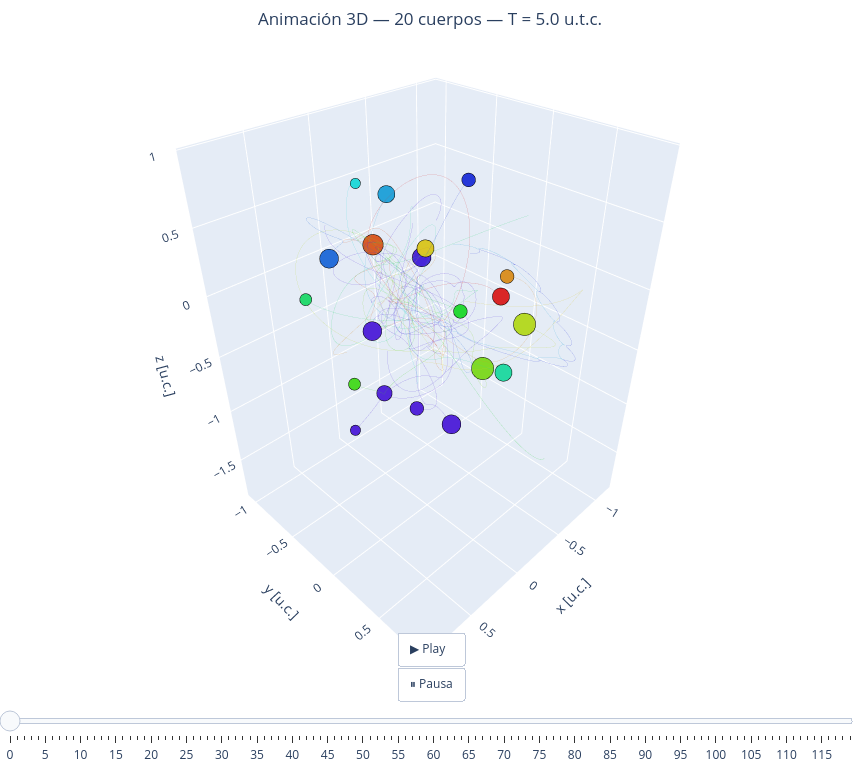

This figure's notebook cell:
### Markdown cell above
## 5. Animación 3D del sistema

### Code cell
import plotly.graph_objects as go

colors_hex = [f'hsl({int(j/N*360)},70%,50%)' for j in range(N)]

# Submuestreo para que la animación sea fluida pero no pesada
n_frames = 120
idx = np.linspace(0, N_snaps - 1, n_frames, dtype=int)

s_markers = [max(4, int(masas[j] * 120 + 4)) for j in range(N)]

# ── Traza base: trayectorias completas (fondo estático) ─────────────────
base_traces = []
for j in range(N):
    base_traces.append(go.Scatter3d(
        x=traj[j, :, 0], y=traj[j, :, 1], z=traj[j, :, 2],
        mode='lines',
        line=dict(color=colors_hex[j], width=1),
        opacity=0.25,
        showlegend=False,
        hoverinfo='skip'
    ))

# Posiciones iniciales de los cuerpos (frame 0)
for j in range(N):
    base_traces.append(go.Scatter3d(
        x=[traj[j, idx[0], 0]],
        y=[traj[j, idx[0], 1]],
        z=[traj[j, idx[0], 2]],
        mode='markers',
        marker=dict(color=colors_hex[j], size=s_markers[j],
                    line=dict(color='black', width=0.5)),
        name=f'Cuerpo {j+1}',
        showlegend=False
    ))

# ── Frames ───────────────────────────────────────────────────────────────
frames = []
for fi, ki in enumerate(idx):
    frame_data = []
    # Las N primeras trazas son trayectorias (no cambian); actualizamos sólo las N de puntos
    for j in range(N):
        frame_data.append(go.Scatter3d(
            x=[traj[j, ki, 0]],
            y=[traj[j, ki, 1]],
            z=[traj[j, ki, 2]],
        ))
    frames.append(go.Frame(
        data=frame_data,
        traces=list(range(N, 2 * N)),   # índices de las trazas de puntos
        name=str(fi)
    ))

# ── Figura ───────────────────────────────────────────────────────────────
fig_anim = go.Figure(data=base_traces, frames=frames)

fig_anim.update_layout(
    title=dict(
        text=f'Animación 3D — {N} cuerpos — T = {T_total} u.t.c.',
        x=0.5
    ),
    scene=dict(
        xaxis_title='x [u.c.]',
        yaxis_title='y [u.c.]',
        zaxis_title='z [u.c.]',
        aspectmode='data'
    ),
    width=860, height=760,
    margin=dict(l=0, r=0, b=0, t=50),
    updatemenus=[dict(
        type='buttons',
        showactive=False,
        y=0.02, x=0.5, xanchor='center',
        buttons=[
            dict(label='▶ Play',
                 method='animate',
                 args=[None, dict(frame=dict(duration=40, redraw=True),
                                  fromcurrent=True, mode='immediate')]),
            dict(label='⏸ Pausa',
                 method='animate',
                 args=[[None], dict(frame=dict(duration=0, redraw=False),
                                    mode='immediate')])
        ]
    )],
    sliders=[dict(
        currentvalue=dict(prefix='Frame: ', visible=True, xanchor='center'),
        pad=dict(t=40),
        steps=[dict(method='animate',
                    args=[[str(fi)], dict(mode='immediate',
                                          frame=dict(duration=0, redraw=True))],
                    label=str(fi))
               for fi in range(n_frames)]
    )]
)

fig_anim.show()

### Figure 1 — Plotly figure (JSON) as saved in the notebook; plotly's stock layout.template omitted (floating-point values rounded to 4 significant figures; data arrays with more than 128 entries replaced by an {"elided": "..."} marker saying what was removed)
{"data": [{"hoverinfo": "skip", "line": {"color": "hsl(0,70%,50%)", "width": 1}, "mode": "lines", "opacity": 0.25, "showlegend": false, "type": "scatter3d", "x": {"elided": "500 float values"}, "y": {"elided": "500 float values"}, "z": {"elided": "500 float values"}}, {"hoverinfo": "skip", "line": {"color": "hsl(18,70%,50%)", "width": 1}, "mode": "lines", "opacity": 0.25, "showlegend": false, "type": "scatter3d", "x": {"elided": "500 float values"}, "y": {"elided": "500 float values"}, "z": {"elided": "500 float values"}}, {"hoverinfo": "skip", "line": {"color": "hsl(36,70%,50%)", "width": 1}, "mode": "lines", "opacity": 0.25, "showlegend": false, "type": "scatter3d", "x": {"elided": "500 float values"}, "y": {"elided": "500 float values"}, "z": {"elided": "500 float values"}}, {"hoverinfo": "skip", "line": {"color": "hsl(54,70%,50%)", "width": 1}, "mode": "lines", "opacity": 0.25, "showlegend": false, "type": "scatter3d", "x": {"elided": "500 float values"}, "y": {"elided": "500 float values"}, "z": {"elided": "500 float values"}}, {"hoverinfo": "skip", "line": {"color": "hsl(72,70%,50%)", "width": 1}, "mode": "lines", "opacity": 0.25, "showlegend": false, "type": "scatter3d", "x": {"elided": "500 float values"}, "y": {"elided": "500 float values"}, "z": {"elided": "500 float values"}}, {"hoverinfo": "skip", "line": {"color": "hsl(90,70%,50%)", "width": 1}, "mode": "lines", "opacity": 0.25, "showlegend": false, "type": "scatter3d", "x": {"elided": "500 float values"}, "y": {"elided": "500 float values"}, "z": {"elided": "500 float values"}}, {"hoverinfo": "skip", "line": {"color": "hsl(108,70%,50%)", "width": 1}, "mode": "lines", "opacity": 0.25, "showlegend": false, "type": "scatter3d", "x": {"elided": "500 float values"}, "y": {"elided": "500 float values"}, "z": {"elided": "500 float values"}}, {"hoverinfo": "skip", "line": {"color": "hsl(125,70%,50%)", "width": 1}, "mode": "lines", "opacity": 0.25, "showlegend": false, "type": "scatter3d", "x": {"elided": "500 float values"}, "y": {"elided": "500 float values"}, "z": {"elided": "500 float values"}}, {"hoverinfo": "skip", "line": {"color": "hsl(144,70%,50%)", "width": 1}, "mode": "lines", "opacity": 0.25, "showlegend": false, "type": "scatter3d", "x": {"elided": "500 float values"}, "y": {"elided": "500 float values"}, "z": {"elided": "500 float values"}}, {"hoverinfo": "skip", "line": {"color": "hsl(162,70%,50%)", "width": 1}, "mode": "lines", "opacity": 0.25, "showlegend": false, "type": "scatter3d", "x": {"elided": "500 float values"}, "y": {"elided": "500 float values"}, "z": {"elided": "500 float values"}}, {"hoverinfo": "skip", "line": {"color": "hsl(180,70%,50%)", "width": 1}, "mode": "lines", "opacity": 0.25, "showlegend": false, "type": "scatter3d", "x": {"elided": "500 float values"}, "y": {"elided": "500 float values"}, "z": {"elided": "500 float values"}}, {"hoverinfo": "skip", "line": {"color": "hsl(198,70%,50%)", "width": 1}, "mode": "lines", "opacity": 0.25, "showlegend": false, "type": "scatter3d", "x": {"elided": "500 float values"}, "y": {"elided": "500 float values"}, "z": {"elided": "500 float values"}}, {"hoverinfo": "skip", "line": {"color": "hsl(216,70%,50%)", "width": 1}, "mode": "lines", "opacity": 0.25, "showlegend": false, "type": "scatter3d", "x": {"elided": "500 float values"}, "y": {"elided": "500 float values"}, "z": {"elided": "500 float values"}}, {"hoverinfo": "skip", "line": {"color": "hsl(234,70%,50%)", "width": 1}, "mode": "lines", "opacity": 0.25, "showlegend": false, "type": "scatter3d", "x": {"elided": "500 float values"}, "y": {"elided": "500 float values"}, "z": {"elided": "500 float values"}}, {"hoverinfo": "skip", "line": {"color": "hsl(251,70%,50%)", "width": 1}, "mode": "lines", "opacity": 0.25, "showlegend": false, "type": "scatter3d", "x": {"elided": "500 float values"}, "y": {"elided": "500 float values"}, "z": {"elided": "500 float values"}}, {"hoverinfo": "skip", "line": {"color": "hsl(270,70%,50%)", "width": 1}, "mode": "lines", "opacity": 0.25, "showlegend": false, "type": "scatter3d", "x": {"elided": "500 float values"}, "y": {"elided": "500 float values"}, "z": {"elided": "500 float values"}}, {"hoverinfo": "skip", "line": {"color": "hsl(288,70%,50%)", "width": 1}, "mode": "lines", "opacity": 0.25, "showlegend": false, "type": "scatter3d", "x": {"elided": "500 float values"}, "y": {"elided": "500 float values"}, "z": {"elided": "500 float values"}}, {"hoverinfo": "skip", "line": {"color": "hsl(306,70%,50%)", "width": 1}, "mode": "lines", "opacity": 0.25, "showlegend": false, "type": "scatter3d", "x": {"elided": "500 float values"}, "y": {"elided": "500 float values"}, "z": {"elided": "500 float values"}}, {"hoverinfo": "skip", "line": {"color": "hsl(324,70%,50%)", "width": 1}, "mode": "lines", "opacity": 0.25, "showlegend": false, "type": "scatter3d", "x": {"elided": "500 float values"}, "y": {"elided": "500 float values"}, "z": {"elided": "500 float values"}}, {"hoverinfo": "skip", "line": {"color": "hsl(342,70%,50%)", "width": 1}, "mode": "lines", "opacity": 0.25, "showlegend": false, "type": "scatter3d", "x": {"elided": "500 float values"}, "y": {"elided": "500 float values"}, "z": {"elided": "500 float values"}}, {"marker": {"color": "hsl(0,70%,50%)", "line": {"color": "black", "width": 0.5}, "size": 10}, "mode": "markers", "name": "Cuerpo 1", "showlegend": false, "type": "scatter3d", "x": [-0.313], "y": [0.3634], "z": [0.08907]}, {"marker": {"color": "hsl(18,70%,50%)", "line": {"color": "black", "width": 0.5}, "size": 12}, "mode": "markers", "name": "Cuerpo 2", "showlegend": false, "type": "scatter3d", "x": [-0.2953], "y": [-0.8659], "z": [0.02122]}, {"marker": {"color": "hsl(36,70%,50%)", "line": {"color": "black", "width": 0.5}, "size": 8}, "mode": "markers", "name": "Cuerpo 3", "showlegend": false, "type": "scatter3d", "x": [-0.2218], "y": [0.4733], "z": [0.3174]}, {"marker": {"color": "hsl(54,70%,50%)", "line": {"color": "black", "width": 0.5}, "size": 10}, "mode": "markers", "name": "Cuerpo 4", "showlegend": false, "type": "scatter3d", "x": [-0.3006], "y": [-0.3135], "z": [0.1908]}, {"marker": {"color": "hsl(72,70%,50%)", "line": {"color": "black", "width": 0.5}, "size": 13}, "mode": "markers", "name": "Cuerpo 5", "showlegend": false, "type": "scatter3d", "x": [-0.2338], "y": [0.6262], "z": [0.03536]}, {"marker": {"color": "hsl(90,70%,50%)", "line": {"color": "black", "width": 0.5}, "size": 13}, "mode": "markers", "name": "Cuerpo 6", "showlegend": false, "type": "scatter3d", "x": [-0.4611], "y": [0.1186], "z": [-0.6976]}, {"marker": {"color": "hsl(108,70%,50%)", "line": {"color": "black", "width": 0.5}, "size": 7}, "mode": "markers", "name": "Cuerpo 7", "showlegend": false, "type": "scatter3d", "x": [0.7543], "y": [0.1534], "z": [-0.15]}, {"marker": {"color": "hsl(125,70%,50%)", "line": {"color": "black", "width": 0.5}, "size": 8}, "mode": "markers", "name": "Cuerpo 8", "showlegend": false, "type": "scatter3d", "x": [0.1644], "y": [0.4482], "z": [0.2284]}, {"marker": {"color": "hsl(144,70%,50%)", "line": {"color": "black", "width": 0.5}, "size": 7}, "mode": "markers", "name": "Cuerpo 9", "showlegend": false, "type": "scatter3d", "x": [0.7824], "y": [-0.2129], "z": [0.2901]}, {"marker": {"color": "hsl(162,70%,50%)", "line": {"color": "black", "width": 0.5}, "size": 10}, "mode": "markers", "name": "Cuerpo 10", "showlegend": false, "type": "scatter3d", "x": [0.2579], "y": [0.8701], "z": [0.05504]}, {"marker": {"color": "hsl(180,70%,50%)", "line": {"color": "black", "width": 0.5}, "size": 6}, "mode": "markers", "name": "Cuerpo 11", "showlegend": false, "type": "scatter3d", "x": [-0.1488], "y": [-0.8449], "z": [0.5507]}, {"marker": {"color": "hsl(198,70%,50%)", "line": {"color": "black", "width": 0.5}, "size": 10}, "mode": "markers", "name": "Cuerpo 12", "showlegend": false, "type": "scatter3d", "x": [-0.272], "y": [-0.6667], "z": [0.4895]}, {"marker": {"color": "hsl(216,70%,50%)", "line": {"color": "black", "width": 0.5}, "size": 11}, "mode": "markers", "name": "Cuerpo 13", "showlegend": false, "type": "scatter3d", "x": [-0.01818], "y": [-1.05], "z": [-0.06088]}, {"marker": {"color": "hsl(234,70%,50%)", "line": {"color": "black", "width": 0.5}, "size": 8}, "mode": "markers", "name": "Cuerpo 14", "showlegend": false, "type": "scatter3d", "x": [-0.3879], "y": [-0.01376], "z": [0.747]}, {"marker": {"color": "hsl(251,70%,50%)", "line": {"color": "black", "width": 0.5}, "size": 11}, "mode": "markers", "name": "Cuerpo 15", "showlegend": false, "type": "scatter3d", "x": [-0.4541], "y": [-0.5094], "z": [-0.01002]}, {"marker": {"color": "hsl(270,70%,50%)", "line": {"color": "black", "width": 0.5}, "size": 11}, "mode": "markers", "name": "Cuerpo 16", "showlegend": false, "type": "scatter3d", "x": [0.5357], "y": [0.08044], "z": [0.09078]}, {"marker": {"color": "hsl(288,70%,50%)", "line": {"color": "black", "width": 0.5}, "size": 6}, "mode": "markers", "name": "Cuerpo 17", "showlegend": false, "type": "scatter3d", "x": [0.848], "y": [0.2506], "z": [-0.3942]}, {"marker": {"color": "hsl(306,70%,50%)", "line": {"color": "black", "width": 0.5}, "size": 11}, "mode": "markers", "name": "Cuerpo 18", "showlegend": false, "type": "scatter3d", "x": [0.3649], "y": [0.5825], "z": [-0.44]}, {"marker": {"color": "hsl(324,70%,50%)", "line": {"color": "black", "width": 0.5}, "size": 8}, "mode": "markers", "name": "Cuerpo 19", "showlegend": false, "type": "scatter3d", "x": [0.52], "y": [0.4401], "z": [-0.306]}, {"marker": {"color": "hsl(342,70%,50%)", "line": {"color": "black", "width": 0.5}, "size": 9}, "mode": "markers", "name": "Cuerpo 20", "showlegend": false, "type": "scatter3d", "x": [0.5946], "y": [0.2343], "z": [-0.2639]}], "layout": {"height": 760, "margin": {"b": 0, "l": 0, "r": 0, "t": 50}, "scene": {"aspectmode": "data", "xaxis": {"title": {"text": "x [u.c.]"}}, "yaxis": {"title": {"text": "y [u.c.]"}}, "zaxis": {"title": {"text": "z [u.c.]"}}}, "sliders": [{"currentvalue": {"prefix": "Frame: ", "visible": true, "xanchor": "center"}, "pad": {"t": 40}, "steps": [{"args": [["0"], {"frame": {"duration": 0, "redraw": true}, "mode": "immediate"}], "label": "0", "method": "animate"}, {"args": [["1"], {"frame": {"duration": 0, "redraw": true}, "mode": "immediate"}], "label": "1", "method": "animate"}, {"args": [["2"], {"frame": {"duration": 0, "redraw": true}, "mode": "immediate"}], "label": "2", "method": "animate"}, {"args": [["3"], {"frame": {"duration": 0, "redraw": true}, "mode": "immediate"}], "label": "3", "method": "animate"}, {"args": [["4"], {"frame": {"duration": 0, "redraw": true}, "mode": "immediate"}], "label": "4", "method": "animate"}, {"args": [["5"], {"frame": {"duration": 0, "redraw": true}, "mode": "immediate"}], "label": "5", "method": "animate"}, {"args": [["6"], {"frame": {"duration": 0, "redraw": true}, "mode": "immediate"}], "label": "6", "method": "animate"}, {"args": [["7"], {"frame": {"duration": 0, "redraw": true}, "mode": "immediate"}], "label": "7", "method": "animate"}, {"args": [["8"], {"frame": {"duration": 0, "redraw": true}, "mode": "immediate"}], "label": "8", "method": "animate"}, {"args": [["9"], {"frame": {"duration": 0, "redraw": true}, "mode": "immediate"}], "label": "9", "method": "animate"}, {"args": [["10"], {"frame": {"duration": 0, "redraw": true}, "mode": "immediate"}], "label": "10", "method": "animate"}, {"args": [["11"], {"frame": {"duration": 0, "redraw": true}, "mode": "immediate"}], "label": "11", "method": "animate"}, {"args": [["12"], {"frame": {"duration": 0, "redraw": true}, "mode": "immediate"}], "label": "12", "method": "animate"}, {"args": [["13"], {"frame": {"duration": 0, "redraw": true}, "mode": "immediate"}], "label": "13", "method": "animate"}, {"args": [["14"], {"frame": {"duration": 0, "redraw": true}, "mode": "immediate"}], "label": "14", "method": "animate"}, {"args": [["15"], {"frame": {"duration": 0, "redraw": true}, "mode": "immediate"}], "label": "15", "method": "animate"}, {"args": [["16"], {"frame": {"duration": 0, "redraw": true}, "mode": "immediate"}], "label": "16", "method": "animate"}, {"args": [["17"], {"frame": {"duration": 0, "redraw": true}, "mode": "immediate"}], "label": "17", "method": "animate"}, {"args": [["18"], {"frame": {"duration": 0, "redraw": true}, "mode": "immediate"}], "label": "18", "method": "animate"}, {"args": [["19"], {"frame": {"duration": 0, "redraw": true}, "mode": "immediate"}], "label": "19", "method": "animate"}, {"args": [["20"], {"frame": {"duration": 0, "redraw": true}, "mode": "immediate"}], "label": "20", "method": "animate"}, {"args": [["21"], {"frame": {"duration": 0, "redraw": true}, "mode": "immediate"}], "label": "21", "method": "animate"}, {"args": [["22"], {"frame": {"duration": 0, "redraw": true}, "mode": "immediate"}], "label": "22", "method": "animate"}, {"args": [["23"], {"frame": {"duration": 0, "redraw": true}, "mode": "immediate"}], "label": "23", "method": "animate"}, {"args": [["24"], {"frame": {"duration": 0, "redraw": true}, "mode": "immediate"}], "label": "24", "method": "animate"}, {"args": [["25"], {"frame": {"duration": 0, "redraw": true}, "mode": "immediate"}], "label": "25", "method": "animate"}, {"args": [["26"], {"frame": {"duration": 0, "redraw": true}, "mode": "immediate"}], "label": "26", "method": "animate"}, {"args": [["27"], {"frame": {"duration": 0, "redraw": true}, "mode": "immediate"}], "label": "27", "method": "animate"}, {"args": [["28"], {"frame": {"duration": 0, "redraw": true}, "mode": "immediate"}], "label": "28", "method": "animate"}, {"args": [["29"], {"frame": {"duration": 0, "redraw": true}, "mode": "immediate"}], "label": "29", "method": "animate"}, {"args": [["30"], {"frame": {"duration": 0, "redraw": true}, "mode": "immediate"}], "label": "30", "method": "animate"}, {"args": [["31"], {"frame": {"duration": 0, "redraw": true}, "mode": "immediate"}], "label": "31", "method": "animate"}, {"args": [["32"], {"frame": {"duration": 0, "redraw": true}, "mode": "immediate"}], "label": "32", "method": "animate"}, {"args": [["33"], {"frame": {"duration": 0, "redraw": true}, "mode": "immediate"}], "label": "33", "method": "animate"}, {"args": [["34"], {"frame": {"duration": 0, "redraw": true}, "mode": "immediate"}], "label": "34", "method": "animate"}, {"args": [["35"], {"frame": {"duration": 0, "redraw": true}, "mode": "immediate"}], "label": "35", "method": "animate"}, {"args": [["36"], {"frame": {"duration": 0, "redraw": true}, "mode": "immediate"}], "label": "36", "method": "animate"}, {"args": [["37"], {"frame": {"duration": 0, "redraw": true}, "mode": "immediate"}], "label": "37", "method": "animate"}, {"args": [["38"], {"frame": {"duration": 0, "redraw": true}, "mode": "immediate"}], "label": "38", "method": "animate"}, {"args": [["39"], {"frame": {"duration": 0, "redraw": true}, "mode": "immediate"}], "label": "39", "method": "animate"}, {"args": [["40"], {"frame": {"duration": 0, "redraw": true}, "mode": "immediate"}], "label": "40", "method": "animate"}, {"args": [["41"], {"frame": {"duration": 0, "redraw": true}, "mode": "immediate"}], "label": "41", "method": "animate"}, {"args": [["42"], {"frame": {"duration": 0, "redraw": true}, "mode": "immediate"}], "label": "42", "method": "animate"}, {"args": [["43"], {"frame": {"duration": 0, "redraw": true}, "mode": "immediate"}], "label": "43", "method": "animate"}, {"args": [["44"], {"frame": {"duration": 0, "redraw": true}, "mode": "immediate"}], "label": "44", "method": "animate"}, {"args": [["45"], {"frame": {"duration": 0, "redraw": true}, "mode": "immediate"}], "label": "45", "method": "animate"}, {"args": [["46"], {"frame": {"duration": 0, "redraw": true}, "mode": "immediate"}], "label": "46", "method": "animate"}, {"args": [["47"], {"frame": {"duration": 0, "redraw": true}, "mode": "immediate"}], "label": "47", "method": "animate"}, {"args": [["48"], {"frame": {"duration": 0, "redraw": true}, "mode": "immediate"}], "label": "48", "method": "animate"}, {"args": [["49"], {"frame": {"duration": 0, "redraw": true}, "mode": "immediate"}], "label": "49", "method": "animate"}, {"args": [["50"], {"frame": {"duration": 0, "redraw": true}, "mode": "immediate"}], "label": "50", "method": "animate"}, {"args": [["51"], {"frame": {"duration": 0, "redraw": true}, "mode": "immediate"}], "label": "51", "method": "animate"}, {"args": [["52"], {"frame": {"duration": 0, "redraw": true}, "mode": "immediate"}], "label": "52", "method": "animate"}, {"args": [["53"], {"frame": {"duration": 0, "redraw": true}, "mode": "immediate"}], "label": "53", "method": "animate"}, {"args": [["54"], {"frame": {"duration": 0, "redraw": true}, "mode": "immediate"}], "label": "54", "method": "animate"}, {"args": [["55"], {"frame": {"duration": 0, "redraw": true}, "mode": "immediate"}], "label": "55", "method": "animate"}, {"args": [["56"], {"frame": {"duration": 0, "redraw": true}, "mode": "immediate"}], "label": "56", "method": "animate"}, {"args": [["57"], {"frame": {"duration": 0, "redraw": true}, "mode": "immediate"}], "label": "57", "method": "animate"}, {"args": [["58"], {"frame": {"duration": 0, "redraw": true}, "mode": "immediate"}], "label": "58", "method": "animate"}, {"args": [["59"], {"frame": {"duration": 0, "redraw": true}, "mode": "immediate"}], "label": "59", "method": "animate"}, {"args": [["60"], {"frame": {"duration": 0, "redraw": true}, "mode": "immediate"}], "label": "60", "method": "animate"}, {"args": [["61"], {"frame": {"duration": 0, "redraw": true}, "mode": "immediate"}], "label": "61", "method": "animate"}, {"args": [["62"], {"frame": {"duration": 0, "redraw": true}, "mode": "immediate"}], "label": "62", "method": "animate"}, {"args": [["63"], {"frame": {"duration": 0, "redraw": true}, "mode": "immediate"}], "label": "63", "method": "animate"}, {"args": [["64"], {"frame": {"duration": 0, "redraw": true}, "mode": "immediate"}], "label": "64", "method": "animate"}, {"args": [["65"], {"frame": {"duration": 0, "redraw": true}, "mode": "immediate"}], "label": "65", "method": "animate"}, {"args": [["66"], {"frame": {"duration": 0, "redraw": true}, "mode": "immediate"}], "label": "66", "method": "animate"}, {"args": [["67"], {"frame": {"duration": 0, "redraw": true}, "mode": "immediate"}], "label": "67", "method": "animate"}, {"args": [["68"], {"frame": {"duration": 0, "redraw": true}, "mode": "immediate"}], "label": "68", "method": "animate"}, {"args": [["69"], {"frame": {"duration": 0, "redraw": true}, "mode": "immediate"}], "label": "69", "method": "animate"}, {"args": [["70"], {"frame": {"duration": 0, "redraw": true}, "mode": "immediate"}], "label": "70", "method": "animate"}, {"args": [["71"], {"frame": {"duration": 0, "redraw": true}, "mode": "immediate"}], "label": "71", "method": "animate"}, {"args": [["72"], {"frame": {"duration": 0, "redraw": true}, "mode": "immediate"}], "label": "72", "method": "animate"}, {"args": [["73"], {"frame": {"duration": 0, "redraw": true}, "mode": "immediate"}], "label": "73", "method": "animate"}, {"args": [["74"], {"frame": {"duration": 0, "redraw": true}, "mode": "immediate"}], "label": "74", "method": "animate"}, {"args": [["75"], {"frame": {"duration": 0, "redraw": true}, "mode": "immediate"}], "label": "75", "method": "animate"}, {"args": [["76"], {"frame": {"duration": 0, "redraw": true}, "mode": "immediate"}], "label": "76", "method": "animate"}, {"args": [["77"], {"frame": {"duration": 0, "redraw": true}, "mode": "immediate"}], "label": "77", "method": "animate"}, {"args": [["78"], {"frame": {"duration": 0, "redraw": true}, "mode": "immediate"}], "label": "78", "method": "animate"}, {"args": [["79"], {"frame": {"duration": 0, "redraw": true}, "mode": "immediate"}], "label": "79", "method": "animate"}, {"args": [["80"], {"frame": {"duration": 0, "redraw": true}, "mode": "immediate"}], "label": "80", "method": "animate"}, {"args": [["81"], {"frame": {"duration": 0, "redraw": true}, "mode": "immediate"}], "label": "81", "method": "animate"}, {"args": [["82"], {"frame": {"duration": 0, "redraw": true}, "mode": "immediate"}], "label": "82", "method": "animate"}, {"args": [["83"], {"frame": {"duration": 0, "redraw": true}, "mode": "immediate"}], "label": "83", "method": "animate"}, {"args": [["84"], {"frame": {"duration": 0, "redraw": true}, "mode": "immediate"}], "label": "84", "method": "animate"}, {"args": [["85"], {"frame": {"duration": 0, "redraw": true}, "mode": "immediate"}], "label": "85", "method": "animate"}, {"args": [["86"], {"frame": {"duration": 0, "redraw": true}, "mode": "immediate"}], "label": "86", "method": "animate"}, {"args": [["87"], {"frame": {"duration": 0, "redraw": true}, "mode": "immediate"}], "label": "87", "method": "animate"}, {"args": [["88"], {"frame": {"duration": 0, "redraw": true}, "mode": "immediate"}], "label": "88", "method": "animate"}, {"args": [["89"], {"frame": {"duration": 0, "redraw": true}, "mode": "immediate"}], "label": "89", "method": "animate"}, {"args": [["90"], {"frame": {"duration": 0, "redraw": true}, "mode": "immediate"}], "label": "90", "method": "animate"}, {"args": [["91"], {"frame": {"duration": 0, "redraw": true}, "mode": "immediate"}], "label": "91", "method": "animate"}, {"args": [["92"], {"frame": {"duration": 0, "redraw": true}, "mode": "immediate"}], "label": "92", "method": "animate"}, {"args": [["93"], {"frame": {"duration": 0, "redraw": true}, "mode": "immediate"}], "label": "93", "method": "animate"}, {"args": [["94"], {"frame": {"duration": 0, "redraw": true}, "mode": "immediate"}], "label": "94", "method": "animate"}, {"args": [["95"], {"frame": {"duration": 0, "redraw": true}, "mode": "immediate"}], "label": "95", "method": "animate"}, {"args": [["96"], {"frame": {"duration": 0, "redraw": true}, "mode": "immediate"}], "label": "96", "method": "animate"}, {"args": [["97"], {"frame": {"duration": 0, "redraw": true}, "mode": "immediate"}], "label": "97", "method": "animate"}, {"args": [["98"], {"frame": {"duration": 0, "redraw": true}, "mode": "immediate"}], "label": "98", "method": "animate"}, {"args": [["99"], {"frame": {"duration": 0, "redraw": true}, "mode": "immediate"}], "label": "99", "method": "animate"}, {"args": [["100"], {"frame": {"duration": 0, "redraw": true}, "mode": "immediate"}], "label": "100", "method": "animate"}, {"args": [["101"], {"frame": {"duration": 0, "redraw": true}, "mode": "immediate"}], "label": "101", "method": "animate"}, {"args": [["102"], {"frame": {"duration": 0, "redraw": true}, "mode": "immediate"}], "label": "102", "method": "animate"}, {"args": [["103"], {"frame": {"duration": 0, "redraw": true}, "mode": "immediate"}], "label": "103", "method": "animate"}, {"args": [["104"], {"frame": {"duration": 0, "redraw": true}, "mode": "immediate"}], "label": "104", "method": "animate"}, {"args": [["105"], {"frame": {"duration": 0, "redraw": true}, "mode": "immediate"}], "label": "105", "method": "animate"}, {"args": [["106"], {"frame": {"duration": 0, "redraw": true}, "mode": "immediate"}], "label": "106", "method": "animate"}, {"args": [["107"], {"frame": {"duration": 0, "redraw": true}, "mode": "immediate"}], "label": "107", "method": "animate"}, {"args": [["108"], {"frame": {"duration": 0, "redraw": true}, "mode": "immediate"}], "label": "108", "method": "animate"}, {"args": [["109"], {"frame": {"duration": 0, "redraw": true}, "mode": "immediate"}], "label": "109", "method": "animate"}, {"args": [["110"], {"frame": {"duration": 0, "redraw": true}, "mode": "immediate"}], "label": "110", "method": "animate"}, {"args": [["111"], {"frame": {"duration": 0, "redraw": true}, "mode": "immediate"}], "label": "111", "method": "animate"}, {"args": [["112"], {"frame": {"duration": 0, "redraw": true}, "mode": "immediate"}], "label": "112", "method": "animate"}, {"args": [["113"], {"frame": {"duration": 0, "redraw": true}, "mode": "immediate"}], "label": "113", "method": "animate"}, {"args": [["114"], {"frame": {"duration": 0, "redraw": true}, "mode": "immediate"}], "label": "114", "method": "animate"}, {"args": [["115"], {"frame": {"duration": 0, "redraw": true}, "mode": "immediate"}], "label": "115", "method": "animate"}, {"args": [["116"], {"frame": {"duration": 0, "redraw": true}, "mode": "immediate"}], "label": "116", "method": "animate"}, {"args": [["117"], {"frame": {"duration": 0, "redraw": true}, "mode": "immediate"}], "label": "117", "method": "animate"}, {"args": [["118"], {"frame": {"duration": 0, "redraw": true}, "mode": "immediate"}], "label": "118", "method": "animate"}, {"args": [["119"], {"frame": {"duration": 0, "redraw": true}, "mode": "immediate"}], "label": "119", "method": "animate"}]}], "title": {"text": "Animación 3D — 20 cuerpos — T = 5.0 u.t.c.", "x": 0.5}, "updatemenus": [{"buttons": [{"args": [null, {"frame": {"duration": 40, "redraw": true}, "fromcurrent": true, "mode": "immediate"}], "label": "▶ Play", "method": "animate"}, {"args": [[null], {"frame": {"duration": 0, "redraw": false}, "mode": "immediate"}], "label": "⏸ Pausa", "method": "animate"}], "showactive": false, "type": "buttons", "x": 0.5, "xanchor": "center", "y": 0.02}], "width": 860}}
